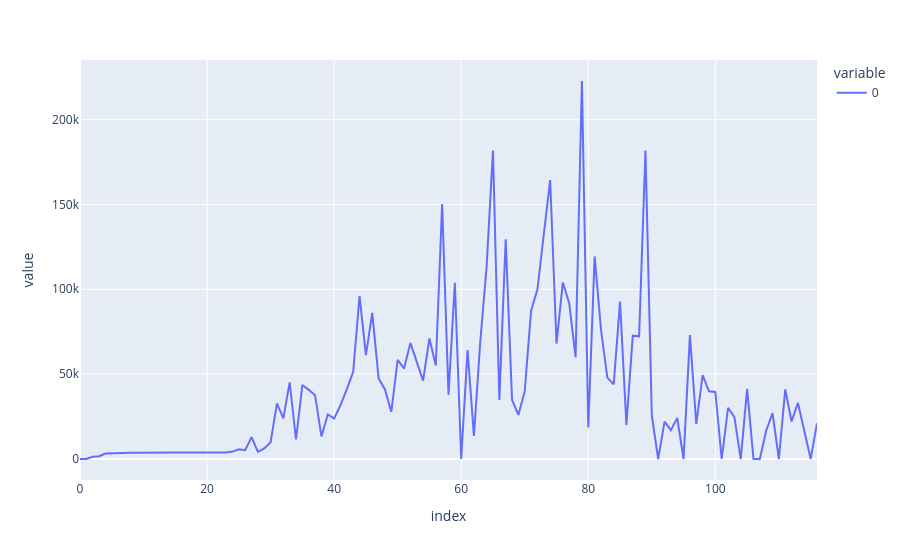

Notebook code for this chart:
### Code cell
import plotly.express as px
px.line(new_qr[0, :])

### Figure 1 — Plotly figure (JSON) as saved in the notebook; plotly's stock layout.template omitted (floating-point values rounded to 4 significant figures)
{"data": [{"hovertemplate": "variable=0<br>index=%{x}<br>value=%{y}<extra></extra>", "legendgroup": "0", "line": {"color": "#636efa", "dash": "solid"}, "marker": {"symbol": "circle"}, "mode": "lines", "name": "0", "orientation": "v", "showlegend": true, "type": "scatter", "x": [0, 1, 2, 3, 4, 5, 6, 7, 8, 9, 10, 11, 12, 13, 14, 15, 16, 17, 18, 19, 20, 21, 22, 23, 24, 25, 26, 27, 28, 29, 30, 31, 32, 33, 34, 35, 36, 37, 38, 39, 40, 41, 42, 43, 44, 45, 46, 47, 48, 49, 50, 51, 52, 53, 54, 55, 56, 57, 58, 59, 60, 61, 62, 63, 64, 65, 66, 67, 68, 69, 70, 71, 72, 73, 74, 75, 76, 77, 78, 79, 80, 81, 82, 83, 84, 85, 86, 87, 88, 89, 90, 91, 92, 93, 94, 95, 96, 97, 98, 99, 100, 101, 102, 103, 104, 105, 106, 107, 108, 109, 110, 111, 112, 113, 114, 115, 116], "xaxis": "x", "y": [0, 0, 1284, 1630, 3241, 3241, 3407, 3590, 3654, 3755, 3833, 3839, 3842, 3842, 3842, 3842, 3842, 3842, 3842, 3842, 3842, 3842, 3796, 3811, 4360, 5776, 5203, 12920, 4202, 6264, 9855, 32742, 23946, 45198, 11494, 43640, 40749, 37609, 13311, 26225, 23900, 31752, 41167, 51369, 95981, 61201, 86098, 47452, 41018, 27722, 58357, 53290, 68412, 56584, 46173, 71085, 55083, 150216, 37764, 103888, 0, 64202, 13633, 69101, 113336, 181733, 34765, 129433, 34881, 25947, 39973, 87429, 99967, 132430, 164334, 68018, 104038, 91808, 60034, 222736, 18621, 119355, 76353, 47951, 43977, 92738, 20091, 72674, 72296, 181803, 25644, 0, 22069, 16986, 24153, 0, 73016, 20635, 49382, 39915, 39507, 0, 30180, 24698, 0, 41278, 0, 0, 16644, 27031, 0, 41037, 22090, 33075, 17159, 0, 21021], "yaxis": "y"}], "layout": {"autosize": true, "legend": {"title": {"text": "variable"}, "tracegroupgap": 0}, "margin": {"t": 60}, "xaxis": {"anchor": "y", "autorange": true, "domain": [0, 1], "range": [0, 116], "title": {"text": "index"}, "type": "linear"}, "yaxis": {"anchor": "x", "autorange": true, "domain": [0, 1], "range": [-12370.0, 235100.0], "title": {"text": "value"}, "type": "linear"}}}
